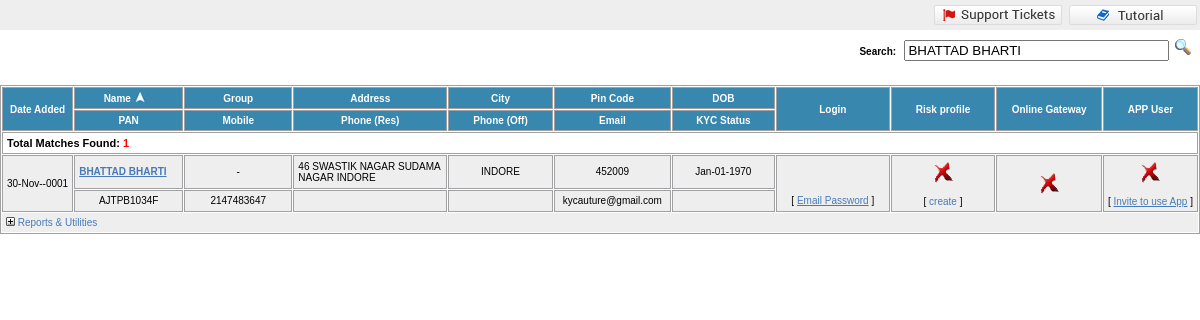
The page /auth/search.php?srch_str=BHATTAD BHARTI (signed in) on the database its author committed.
### tables this page shows
CREATE TABLE `investors` (
  `sno` int(11) NOT NULL,
  `foliochk` varchar(11) NOT NULL,
  `inv_name` varchar(40) NOT NULL,
  `address1` varchar(42) NOT NULL,
  `address2` varchar(35) DEFAULT NULL,
  `address3` varchar(19) DEFAULT NULL,
  `city` varchar(14) NOT NULL,
  `state` varchar(20) NOT NULL,
  `pincode` int(11) NOT NULL,
  `product` varchar(7) NOT NULL,
  `sch_name` varchar(100) NOT NULL,
  `rep_date` date NOT NULL,
  `clos_bal` decimal(9,3) NOT NULL,
  `rupee_bal` decimal(10,2) NOT NULL,
  `jnt_name1` varchar(24) DEFAULT NULL,
  `jnt_name2` varchar(30) DEFAULT NULL,
  `phone_res1` varchar(15) DEFAULT NULL,
  `phone_res2` varchar(15) DEFAULT NULL,
  `phone_res3` varchar(15) DEFAULT NULL,
  `phone_off1` varchar(15) DEFAULT NULL,
  `phone_off2` varchar(15) DEFAULT NULL,
  `phone_off3` varchar(15) DEFAULT NULL,
  `email` varchar(35) DEFAULT NULL,
  `holding_nature` varchar(2) NOT NULL,
  `uin_no` varchar(30) DEFAULT NULL,
  `pan_no` varchar(10) DEFAULT NULL,
  `joint1_pan` varchar(10) DEFAULT NULL,
  `joint2_pan` varchar(30) DEFAULT NULL,
  `guard_pan` varchar(30) DEFAULT NULL,
  `tax_status` varchar(27) NOT NULL,
  `broker_code` varchar(10) NOT NULL,
  `subbroker` varchar(7) DEFAULT NULL,
  `reinv_flag` varchar(1) NOT NULL,
  `bank_name` varchar(38) NOT NULL,
  `branch` varchar(30) NOT NULL,
  `ac_type` varchar(3) NOT NULL,
  `ac_no` varchar(20) NOT NULL,
  `b_address1` varchar(17) DEFAULT NULL,
  `b_address2` varchar(30) DEFAULT NULL,
  `b_address3` varchar(30) DEFAULT NULL,
  `b_city` varchar(16) NOT NULL,
  `b_pincode` int(11) DEFAULT NULL,
  `inv_dob` date DEFAULT NULL,
  `mobile_no` varchar(15) DEFAULT NULL,
  `occupation` varchar(34) DEFAULT NULL,
  `inv_iin` bit(1) NOT NULL,
  `nom_name` varchar(27) DEFAULT NULL,
  `relation` varchar(12) DEFAULT NULL,
  `nom_addr1` varchar(32) DEFAULT NULL,
  `nom_addr2` varchar(35) DEFAULT NULL,
  `nom_addr3` varchar(16) DEFAULT NULL,
  `nom_city` varchar(8) DEFAULT NULL,
  `nom_state` varchar(2) DEFAULT NULL,
  `nom_pincode` int(11) DEFAULT NULL,
  `nom_ph_off` varchar(30) DEFAULT NULL,
  `nom_ph_res` varchar(30) DEFAULT NULL,
  `nom_email` varchar(30) DEFAULT NULL,
  `nom_percentage` int(11) DEFAULT NULL,
  `nom2_name` varchar(21) DEFAULT NULL,
  `nom2_relation` varchar(12) DEFAULT NULL,
  `nom2_addr1` varchar(30) DEFAULT NULL,
  `nom2_addr2` varchar(30) DEFAULT NULL,
  `nom2_addr3` varchar(30) DEFAULT NULL,
  `nom2_city` varchar(30) DEFAULT NULL,
  `nom2_state` varchar(30) DEFAULT NULL,
  `nom2_pincode` varchar(30) DEFAULT NULL,
  `nom2_ph_off` varchar(30) DEFAULT NULL,
  `nom2_ph_res` varchar(30) DEFAULT NULL,
  `nom2_email` varchar(30) DEFAULT NULL,
  `nom2_percentage` int(11) DEFAULT NULL,
  `nom3_name` varchar(30) DEFAULT NULL,
  `nom3_relation` varchar(30) DEFAULT NULL,
  `nom3_addr1` varchar(30) DEFAULT NULL,
  `nom3_addr2` varchar(30) DEFAULT NULL,
  `nom3_addr3` varchar(30) DEFAULT NULL,
  `nom3_city` varchar(30) DEFAULT NULL,
  `nom3_state` varchar(30) DEFAULT NULL,
  `nom3_pincode` varchar(30) DEFAULT NULL,
  `nom3_ph_off` varchar(30) DEFAULT NULL,
  `nom3_ph_res` varchar(30) DEFAULT NULL,
  `nom3_email` varchar(30) DEFAULT NULL,
  `nom3_percentage` varchar(30) DEFAULT NULL,
  `ifsc_code` varchar(11) DEFAULT NULL,
  `dp_id` varchar(12) DEFAULT NULL,
  `demat` varchar(1) NOT NULL,
  `guard_name` varchar(30) DEFAULT NULL,
  `brokcode` varchar(10) NOT NULL,
  `folio_date` date NOT NULL,
  `aadhaar` varchar(32) DEFAULT NULL,
  `tpa_linked` varchar(30) DEFAULT NULL,
  `fh_ckyc_no` int(11) DEFAULT NULL,
  `jh1_ckyc` varchar(30) DEFAULT NULL,
  `jh2_ckyc` varchar(30) DEFAULT NULL,
  `g_ckyc_no` varchar(30) DEFAULT NULL,
  `jh1_dob` date DEFAULT NULL,
  `jh2_dob` varchar(30) DEFAULT NULL,
  `guardian_dob` date DEFAULT NULL,
  `amc_code` varchar(2) NOT NULL,
  `gst_state_code` int(11) DEFAULT NULL,
  `username` varchar(100) DEFAULT NULL,
  `password` varchar(100) DEFAULT NULL,
  `status` varchar(15) DEFAULT NULL,
  `fax_res` varchar(15) DEFAULT NULL,
  `fax_off` varchar(15) DEFAULT NULL,
  `inv_doa` date NOT NULL,
  `datetime` datetime DEFAULT CURRENT_TIMESTAMP
);

### auth/search.php (the view, shortened to what this page needs)
<?php
include('session.php');
$sort='inv_name ASC';
$q='select * from investors where inv_name like "%'.$_GET["srch_str"].'%" order by '.$sort.'';
$result=$db->query($q);
$num=$result->num_rows;
?>
<html>
<head>
<link REL="stylesheet" HREF="FinnSys/includes/standard.css" TYPE="text/css">
</head>
<body leftmargin="0" topmargin="0" marginheight="0" marginwidth="0">
<center>
<form method="get" NAME="form1" action="search.php">
<table height="30" border=0 cellpadding=0 cellspacing=0 width="100%" valign=top bgcolor="#eeeeee" >
		<tr  >
			<td width="85%" align=left class=smaller >
			</td>
		    <td class=smaller valign=middle align=center nowrap width="135px">
                <A  onclick="window.open('/finnsys/help/main.asp?moveto=S','HELP','top=0,left=0,height=600,width=900,header=no,resizable=yes,scrollbars=1,status=1'); return false;"  href="#"><img src="finnsys/images/support.png" border=0></a>
		    </td>
		    <td class=smaller valign=middle align=center nowrap width="135px">
			    <A  onclick="window.open('/finnsys/help/main.asp?page=INVESTORSEARCH','HELP','top=0,left=0,height=600,width=900,header=no,resizable=yes,scrollbars=1,status=1'); return false;" href="#"><img src="finnsys/images/tutorial.png" border=0></a>
		    </td>
		</tr>
</table>
<table border=0 cellpadding=8 cellspacing=1 width="100%" valign=top >
<tr>
	<td class=smaller valign=top>
	</td>
	<td class=smallest align=right valign=top>
	    <b>Search:</b>&nbsp;&nbsp;
	    <input type="text" size="30" name="srch_str" width="90%" value="<?php if(isset($_GET['srch_str'])){echo $_GET['srch_str'];}?>">&nbsp;
	    <input name="imageField" type="image" src="FinnSys/images/srch.gif" border="0">
	</td>
</tr>
</table>
<br>
	<table width="100%" border=1 cellpadding=4 cellspacing=1 bordercolor="#a1a1a3" id="table-1" >
    <thead>
	<tr bgcolor="#3787af">
        <td class=smallest width="5%" align=center rowspan="2" nowrap>
			<A HREF="search.php?grp_only=&CHARONLY=&TO_REPORT=TXN_SUMM&SHOWFOLIO=1&srch_str=<?php if(isset($_GET['srch_str'])){echo $_GET['srch_str'];}?>&sortby=ADDDATE"><b><font color="#ffffff">Date Added</b></font></A>
		</td>
		<td class=smallest width="10%" align=center>
			<b><font color="#ffffff">Name</b></font>&nbsp;<img src="FinnSys/images/blue-asc.jpg" border=0>
		</td>
		<td class=smallest width="10%" align=center>
			<A HREF="search.asp?grp_only=&CHARONLY=&TO_REPORT=TXN_SUMM&SHOWFOLIO=1&srch_str=arpit&sortby=GROUP_TITLE"><b><font color="#ffffff">Group</b></font></A>
		</td>
		<td class=smallest width="15%" align=center>
			<A HREF="search.asp?grp_only=&CHARONLY=&TO_REPORT=TXN_SUMM&SHOWFOLIO=1&srch_str=arpit&sortby=ADDRESS"><b><font color="#ffffff">Address</b></font></A>
		</td>
		<td class=smallest width="10%" align=center>
			<A HREF="search.asp?grp_only=&CHARONLY=&TO_REPORT=TXN_SUMM&SHOWFOLIO=1&srch_str=arpit&sortby=CITY"><b><font color="#ffffff">City</b></font></A>
		</td>
        <td class=smallest width="10%" align=center>
			<A HREF="search.asp?grp_only=&CHARONLY=&TO_REPORT=TXN_SUMM&SHOWFOLIO=1&srch_str=arpit&sortby=PINCODE"><b><font color="#ffffff">Pin Code</b></font></A>
		</td>
       <td class=smallest width="10%" align=center>
			<A HREF="search.asp?grp_only=&CHARONLY=&TO_REPORT=TXN_SUMM&SHOWFOLIO=1&srch_str=arpit&sortby=DOB"><b><font color="#ffffff">DOB</b></font></A>
		</td>
        <td class=smallest width="10%" align=center rowspan="2">
			<A HREF="search.asp?grp_only=&CHARONLY=&TO_REPORT=TXN_SUMM&SHOWFOLIO=1&srch_str=arpit&sortby=LOGIN"><b><font color="#ffffff">Login</b></font></A>
		</td>
        <td class=smallest width="10%" align=center rowspan="2">
			<A HREF="search.asp?grp_only=&CHARONLY=&TO_REPORT=TXN_SUMM&SHOWFOLIO=1&srch_str=arpit&sortby=RISK"><b><font color="#ffffff">Risk profile</b></font></A>
		</td>
        <td class=smallest width="10%" align=center rowspan="2">
			<A HREF="search.asp?grp_only=&CHARONLY=&TO_REPORT=TXN_SUMM&SHOWFOLIO=1&srch_str=arpit&sortby=ONLGW"><b><font color="#ffffff">Online Gateway</b></font></A>
		</td>
        <td class=smallest width="10%" align=center rowspan="2">
			<A HREF="search.asp?grp_only=&CHARONLY=&TO_REPORT=TXN_SUMM&SHOWFOLIO=1&srch_str=arpit&sortby=APP"><b><font color="#ffffff">APP User</b></font></A>
		</td>
	</tr>
	<tr bgcolor="#3787af">
        <td class=smallest width="5%" align=center>
			<A HREF="search.asp?grp_only=&CHARONLY=&TO_REPORT=TXN_SUMM&SHOWFOLIO=1&srch_str=arpit&sortby=PAN"><b><font color="#ffffff">PAN</b></font></A>
		</td>
        <td class=smallest width="10%" align=center>
			<A HREF="search.asp?grp_only=&CHARONLY=&TO_REPORT=TXN_SUMM&SHOWFOLIO=1&srch_str=arpit&sortby=MOBILE"><b><font color="#ffffff">Mobile</b></font></A>
		</td>
        <td class=smallest width="10%" align=center>
			<A HREF="search.asp?grp_only=&CHARONLY=&TO_REPORT=TXN_SUMM&SHOWFOLIO=1&srch_str=arpit&sortby=PHONE_RES"><b><font color="#ffffff">Phone (Res)</b></font></A>
		</td>
		<td class=smallest width="10%" align=center>
			<A HREF="search.asp?grp_only=&CHARONLY=&TO_REPORT=TXN_SUMM&SHOWFOLIO=1&srch_str=arpit&sortby=PHONE_OFF"><b><font color="#ffffff">Phone (Off)</b></font></A>
		</td>
        <td class=smallest width="10%" align=center>
			<A HREF="search.asp?grp_only=&CHARONLY=&TO_REPORT=TXN_SUMM&SHOWFOLIO=1&srch_str=arpit&sortby=EMAIL"><b><font color="#ffffff">Email</b></font></A>
		</td>
		 <td class=smallest width="10%" align=center>
			<A HREF="search.asp?grp_only=&CHARONLY=&TO_REPORT=TXN_SUMM&SHOWFOLIO=1&srch_str=arpit&sortby=KYC"><b><font color="#ffffff">KYC Status</b></font></A>
		</td>
	</tr>
	</thead>
	<tbody>
            <tr >
		        <td colspan=11 class=smaller >
		        <b>Total Matches Found:&nbsp;<font color=red><?php echo $num;?></font></b>
		        </td>
	        </tr>
        <?php
        $flag=0;
        while($r=mysqli_fetch_array($result)){
            if($flag==0){
                $color='#eeeeee';
            }
            else{
                $color='#d2d2d3';
                $flag--;
            }
            echo '<tr bgcolor="'.$color.'">
                <td class=smallest align=CENTER rowspan="2" nowrap>
                    '.date("d-M-Y",strtotime($r['folio_date'])).'
                </td>
		        <td class=smallest align=LEFT>
		            <a href="#" OnClick=window.open("../client_management/add_new.php?invid='.$r['sno'].'","","top=0,left=50,height=540,width=700,header=no,resizable=yes,scrollbars=1"); return false; title="Click to open Investor Record"  ><b>'.$r["inv_name"].'</b></a>
                </td>
		        <td class=smallest align=CENTER>
			            -
		        </td>
		        <td class=smallest align=LEFT>'.$r['address1'].'</td>
		        <td class=smallest align=center>'.$r['city'].'</td>
                <td class=smallest align=center>'.$r['pincode'].'</td>
                <td class=smallest align=center>'.date("M-d-Y",strtotime($r['inv_dob'])).'</td>
                <td class=smallest align=center rowspan="2" valign="middle" nowrap>
                    '.$r['username'].'<br><br><br>
				        [ <A href="tools/mailer_investor.php?todo=1&tid='.$r['sno'].'">Email Password</A> ]
                </td>
                <td class=smallest align=center rowspan="2" valign="middle" nowrap>
                        <img src="finnsys/images/trans_cross.png"><br /><br />
                        [ <a href="#" style="text-decoration:none" Onclick="window.open("/finnsys/finplan/goal.asp?INVESTOR_ID='.$r['sno'].'","SYSREPORT","top=100,left=100,height=550,width=850,header=no,resizable=yes,scrollbars=1,status=1");return false;">create</a> ]
                </td>
                <td class=smallest align=center rowspan="2" valign="middle" nowrap>
                        <img src="finnsys/images/trans_cross.png">
                </td>
                <td class=smallest align=center rowspan="2" valign="middle" nowrap>
                        <img src="finnsys/images/trans_cross.png"><br /><br />
                                [ <A onclick="window.open("FinnSys/tools/mailer.investor.asp?todo=2&tid='.$r['sno'].'","","top=50,left=200,height=500,width=600,header=no,resizable=yes,scrollbars=1"); return false;" href="#">Invite to use App</A> ]
                </td>
	        </tr>
	        <tr bgcolor="#eeeeee">
                <td class=smallest align=center>'.$r['pan_no'].'</td>
                <td class=smallest align=center>'.$r['mobile_no'].'</td>
                <td class=smallest align=center>'.$r['phone_res1'].'</td>
                <td class=smallest align=center>'.$r['phone_off1'].'</td>
                <td class=smallest align=center>'.$r['email'].'</td>
                <td class=smallest align=center>'.$r['fh_ckyc_no'].'</td>
	        </tr>
	        <tr bgcolor="#eeeeee">
                <TD colspan=11 class=smallest style="border: 0px solid;" align="center">
                    <span class=smallest style="float:left;"><a onclick="open_div_fns(\''.$r['sno'].'\');" href="#" style="text-decoration:none;" ><img src="FinnSys/images/button_Open.gif" border=0 id="IMG_MENUS_'.$r['sno'].'">&nbsp;Reports & Utilities</a></span>
                    <DIV id="DIV_MENUS_'.$r['sno'].'" style="display:none;">
			                <TD class="smallest" valign="top" nowrap style="border:1px solid #a1a1a3;width:150px;text-align:center; background-color:#3787af;" id="TAB_FOLIO_'.$r['sno'].'">
			                    <a id="TAB_FOLIO_LNK_'.$r['sno'].'" href="#" class=smallest onClick="OpenFolio(\''.$r['sno'].'\'); return false;" style="color:#ffffff;">Folio List</a>
			                </TD>
			                        '.$r[''].''.$r[''].'
				                    <div style="float:left;width:100px;padding:8px;display:none;position:absolute;" id="UD_DIV_PORTF_'.$r['sno'].'" name="UD_DIV_PORTF_'.$r['sno'].'">
                                                '.$r[''].'
                                                '.$r[''].'
                                                '.$r[''].'
                                                '.$r[''].'
                                                '.$r[''].'
                                                '.$r[''].'
                                                '.$r[''].'
                                    </div>
			                        '.$r[''].''.$r[''].'
				                    <div style="float:left;width:100px;padding:8px;display:none;position:absolute;" id="UD_DIV_FINP_'.$r['sno'].'" name="UD_DIV_FINP_'.$r['sno'].'">
                                                '.$r[''].'
                                                '.$r[''].'
                                    </div>
			                        '.$r[''].''.$r[''].'
                                    <div style="float:left;width:100px;padding:8px;display:none;position:absolute;" id="UD_DIV_ALERTS_'.$r['sno'].'" name="UD_DIV_ALERTS_'.$r['sno'].'">
                                                '.$r[''].'
                                                '.$r[''].'
                                                '.$r[''].'
                                                '.$r[''].'
                                    </div>
			                        '.$r[''].''.$r[''].'
				                    <div style="float:left;width:100px;padding:8px;display:none;position:absolute;" id="UD_DIV_TOOLS_'.$r['sno'].'" name="UD_DIV_TOOLS_'.$r['sno'].'">
                                                '.$r[''].'
                                                '.$r[''].'
                                    </div>
			                        '.$r[''].''.$r[''].'
				                    <div style="float:left;width:100px;padding:8px;display:none;position:absolute;" id="UD_DIV_SUBSC_'.$r['sno'].'" name="UD_DIV_SUBSC_'.$r['sno'].'">
                                                '.$r[''].'
                                    </div>
                    </DIV>
                    <DIV id="DIV_FOL_'.$r['sno'].'" style="padding:8px; display:none; position:center; width:75%" class="smallest">
                    </DIV>
                </TD>
            </tr>';
        $flag++;}
        ?>
    </tbody>
	</table>
</form>
    <br /><br /><br />
</center>
</body>
</html>

### auth/finnsys/includes/standard.css (style rules this page uses)
body { font-family: arial, helvetica, sans-serif; font-size: 10pt; background-color: #ffffff; margin-left:0; margin-top:0; margin-right:0 }
table, td { font-family: arial, helvetica, sans-serif; font-size: 10pt; color: #000000 }
.smaller { font-family: verdana,arial, helvetica, sans-serif; font-size: 11px; color: #000000 }
.smallest { font-family: verdana,arial, helvetica, sans-serif; font-size: 10px; color: #000000 }
a:link { color: #477AB8 }

### rows shown on the page
investors: folio_date "30-Nov--0001", inv_name "BHATTAD BHARTI", address1 "46 SWASTIK NAGAR SUDAMA NAGAR INDORE", city "INDORE", pincode "452009", inv_dob "Jan-01-1970", $r['sno'] 8 (drawn), pan_no "AJTPB1034F", mobile_no "2147483647", email "kycauture@gmail.com"

### other values the page prints
$num "1"
